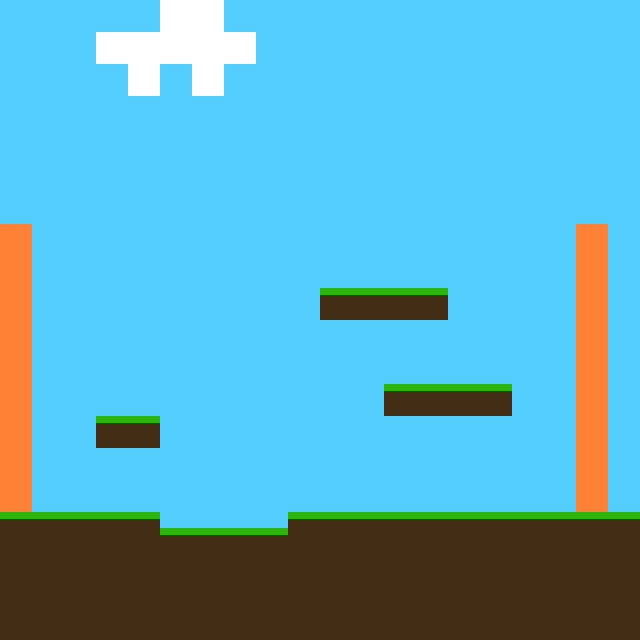

The image is a tile-based game level rendered from a .tmx file. Its description and complete source (layers, tilesets, objects, tile grids) follow:
An orthogonal 20x20 tile map with 32x32 px tiles, 1 tile layer (Tile Layer 1), 5 tilesets and 1 object (player).

<map version="1.10" tiledversion="1.10.0" orientation="orthogonal" renderorder="right-down" width="20" height="20" tilewidth="32" tileheight="32" infinite="0" nextlayerid="3" nextobjectid="15">
 <tileset firstgid="1" source="colors.tsx" />
 <tileset firstgid="17" source="colors-large.tsx" />
 <tileset firstgid="53" source="test-texture.tsx" />
 <tileset firstgid="69" source="test-player.tsx" />
 <tileset firstgid="81" source="player-2x1.tsx" />
 <layer id="1" name="Tile Layer 1" width="20" height="20">
  <data encoding="csv">
43,43,43,43,43,23,23,43,43,43,43,43,43,43,43,43,43,43,43,43,
43,43,43,23,23,23,23,23,43,43,43,43,43,43,43,43,43,43,43,43,
43,43,43,43,23,43,23,43,43,43,43,43,43,43,43,43,43,43,43,43,
43,43,43,43,43,43,43,43,43,43,43,43,43,43,43,43,43,43,43,43,
43,43,43,43,43,43,43,43,43,43,43,43,43,43,43,43,43,43,43,43,
43,43,43,43,43,43,43,43,43,43,43,43,43,43,43,43,43,43,43,43,
43,43,43,43,43,43,43,43,43,43,43,43,43,43,43,43,43,43,43,43,
18,43,43,43,43,43,43,43,43,43,43,43,43,43,43,43,43,43,18,43,
18,43,43,43,43,43,43,43,43,43,43,43,43,43,43,43,43,43,18,43,
18,43,43,43,43,43,43,43,43,43,42,42,42,42,43,43,43,43,18,43,
18,43,43,43,43,43,43,43,43,43,43,43,43,43,43,43,43,43,18,43,
18,43,43,43,43,43,43,43,43,43,43,43,43,43,43,43,43,43,18,43,
18,43,43,43,43,43,43,43,43,43,43,43,42,42,42,42,43,43,18,43,
18,43,43,42,42,43,43,43,43,43,43,43,43,43,43,43,43,43,18,43,
18,43,43,43,43,43,43,43,43,43,43,43,43,43,43,43,43,43,18,43,
18,43,43,43,43,43,43,43,43,43,43,43,43,43,43,43,43,43,18,43,
42,42,42,42,42,44,44,44,44,42,42,42,42,42,42,42,42,42,42,42,
41,41,41,41,41,41,41,41,41,41,41,41,41,41,41,41,41,41,41,41,
41,41,41,41,41,41,41,41,41,41,41,41,41,41,41,41,41,41,41,41,
41,41,41,41,41,41,41,41,41,41,41,41,41,41,41,41,41,41,41,41
</data>
 </layer>
 <objectgroup id="2" name="Object Layer 1">
  <object id="14" name="player" gid="69" x="320" y="288" width="32" height="64" />
 </objectgroup>
</map>